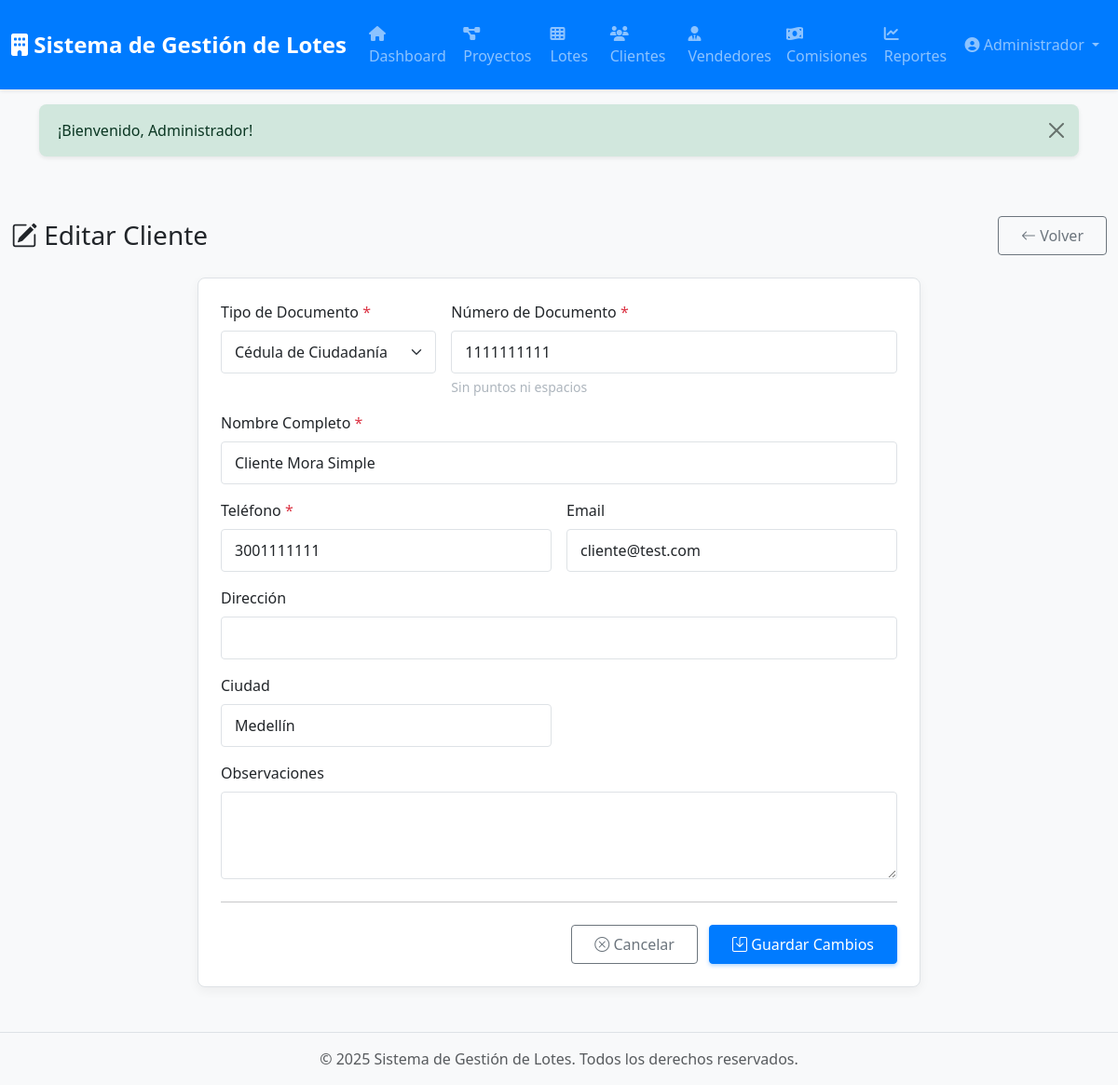
/clientes/edit/4 (signed in), run on the app's committed database.
### tables this page shows
CREATE TABLE `clientes` (
  `id` int(10) UNSIGNED NOT NULL,
  `tipo_documento` enum('CC','NIT','CE','pasaporte') DEFAULT 'CC',
  `numero_documento` varchar(50) NOT NULL COMMENT 'Documento de identidad',
  `nombre` varchar(200) NOT NULL,
  `telefono` varchar(20) DEFAULT NULL,
  `email` varchar(150) DEFAULT NULL,
  `direccion` varchar(255) DEFAULT NULL,
  `ciudad` varchar(100) DEFAULT NULL,
  `observaciones` text DEFAULT NULL,
  `created_at` timestamp NULL DEFAULT current_timestamp(),
  `updated_at` timestamp NULL DEFAULT current_timestamp() ON UPDATE current_timestamp()
);

### app/Views/clientes/edit.php (the view, shortened to what the rows shown need)
<div class="container-fluid py-4">
    <div class="d-flex justify-content-between align-items-center mb-4">
        <h1 class="h3 mb-0">
            <i class="bi bi-pencil-square"></i> Editar Cliente
        </h1>
        <a href="/clientes/show/<?= $cliente['id'] ?>" class="btn btn-outline-secondary">
            <i class="bi bi-arrow-left"></i> Volver
        </a>
    </div>
    <div class="row justify-content-center">
        <div class="col-lg-8">
            <div class="card">
                <div class="card-body">
                    <form method="POST" action="/clientes/update/<?= $cliente['id'] ?>" id="formCliente">
                        <div class="row g-3">
                            <div class="col-md-4">
                                <label for="tipo_documento" class="form-label">
                                    Tipo de Documento <span class="text-danger">*</span>
                                </label>
                                <select name="tipo_documento" id="tipo_documento" class="form-select" required>
                                    <option value="CC" <?= ($cliente['tipo_documento'] ?? old('tipo_documento')) == 'CC' ? 'selected' : '' ?>>Cédula de Ciudadanía</option>
                                </select>
                            </div>
                            <div class="col-md-8">
                                <label for="numero_documento" class="form-label">
                                    Número de Documento <span class="text-danger">*</span>
                                </label>
                                <input type="text"
                                       name="numero_documento"
                                       id="numero_documento"
                                       class="form-control <?= hasError('numero_documento') ? 'is-invalid' : '' ?>"
                                       value="<?= $cliente['numero_documento'] ?? old('numero_documento') ?>"
                                       required
                                       maxlength="20">
                                <div class="form-text">Sin puntos ni espacios</div>
                            </div>
                            <div class="col-12">
                                <label for="nombre" class="form-label">
                                    Nombre Completo <span class="text-danger">*</span>
                                </label>
                                <input type="text"
                                       name="nombre"
                                       id="nombre"
                                       class="form-control <?= hasError('nombre') ? 'is-invalid' : '' ?>"
                                       value="<?= $cliente['nombre'] ?? old('nombre') ?>"
                                       required
                                       maxlength="200">
                            </div>
                            <div class="col-md-6">
                                <label for="telefono" class="form-label">
                                    Teléfono <span class="text-danger">*</span>
                                </label>
                                <input type="text"
                                       name="telefono"
                                       id="telefono"
                                       class="form-control <?= hasError('telefono') ? 'is-invalid' : '' ?>"
                                       value="<?= $cliente['telefono'] ?? old('telefono') ?>"
                                       required
                                       maxlength="20">
                            </div>
                            <div class="col-md-6">
                                <label for="email" class="form-label">
                                    Email
                                </label>
                                <input type="email"
                                       name="email"
                                       id="email"
                                       class="form-control <?= hasError('email') ? 'is-invalid' : '' ?>"
                                       value="<?= $cliente['email'] ?? old('email') ?>"
                                       maxlength="100">
                            </div>
                            <div class="col-12">
                                <label for="direccion" class="form-label">
                                    Dirección
                                </label>
                                <input type="text"
                                       name="direccion"
                                       id="direccion"
                                       class="form-control <?= hasError('direccion') ? 'is-invalid' : '' ?>"
                                       value="<?= $cliente['direccion'] ?? old('direccion') ?>"
                                       maxlength="255">
                            </div>
                            <div class="col-md-6">
                                <label for="ciudad" class="form-label">
                                    Ciudad
                                </label>
                                <input type="text"
                                       name="ciudad"
                                       id="ciudad"
                                       class="form-control <?= hasError('ciudad') ? 'is-invalid' : '' ?>"
                                       value="<?= $cliente['ciudad'] ?? old('ciudad') ?>"
                                       maxlength="100">
                            </div>
                            <div class="col-12">
                                <label for="observaciones" class="form-label">
                                    Observaciones
                                </label>
                                <textarea name="observaciones"
                                          id="observaciones"
                                          class="form-control <?= hasError('observaciones') ? 'is-invalid' : '' ?>"
                                          rows="3"><?= $cliente['observaciones'] ?? old('observaciones') ?></textarea>
                            </div>
                        </div>
                        <hr class="my-4">
                        <div class="d-flex justify-content-between">
                            <div>
                                <a href="/clientes/show/<?= $cliente['id'] ?>" class="btn btn-outline-secondary me-2">
                                    <i class="bi bi-x-circle"></i> Cancelar
                                </a>
                                <button type="submit" class="btn btn-primary">
                                    <i class="bi bi-save"></i> Guardar Cambios
                                </button>
                            </div>
                        </div>
                    </form>
                </div>
            </div>
        </div>
    </div>
</div>

### core/Router.php (shortened to what the rows shown need)
<?php
class Router
{
    private $routes = [];
    public function __construct($baseUrl = '')
    {
        $this->baseUrl = rtrim($baseUrl, '/');
    }
    private function addRoute($method, $uri, $handler)
    {
        $uri = '/' . trim($uri, '/');
        $this->routes[] = [
            'method' => $method,
            'uri' => $uri,
            'handler' => $handler,
            'pattern' => $this->convertUriToPattern($uri)
        ];
    }
    private function convertUriToPattern($uri)
    {
        $pattern = preg_replace('/\{([a-z_]+)\}/', '([^/]+)', $uri);
        return '#^' . $pattern . '$#';
    }
    public function dispatch()
    {
        $requestMethod = $_SERVER['REQUEST_METHOD'];
        $requestUri = $this->getRequestUri();
        foreach ($this->routes as $route) {
            if ($route['method'] !== $requestMethod) {
                continue;
            }
            if (preg_match($route['pattern'], $requestUri, $matches)) {
                array_shift($matches);
                return $this->callHandler($route['handler'], $matches);
            }
        }
    }
    private function getRequestUri()
    {
        $uri = parse_url($_SERVER['REQUEST_URI'], PHP_URL_PATH);
        return '/' . trim($uri, '/');
    }
    private function callHandler($handler, $params = [])
    {
        if (is_string($handler) && strpos($handler, '@') !== false) {
            list($controller, $method) = explode('@', $handler);
            $controllerInstance = new $controllerClass();
            return call_user_func_array([$controllerInstance, $method], $params);
        }
        throw new Exception("Invalid route handler");
    }
}

### data on the page
clientes: tipo_documento "Cédula de Ciudadanía", numero_documento "1111111111", nombre "Cliente Mora Simple", telefono "3001111111", email "cliente@test.com", ciudad "Medellín"
